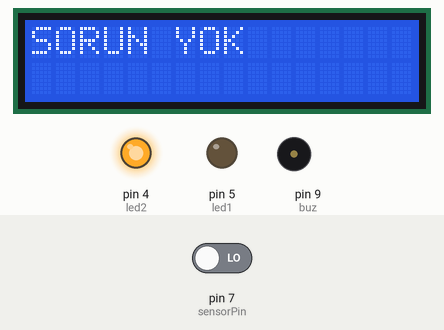
Recording of a sketch running on a simulated Arduino Uno, built with avr-gcc and run on an emulated ATmega328P. Shown: 16×2 character LCD, output pins drawn as LEDs (lit = HIGH), buzzer (waves = sounding, pin HIGH). Inputs (shaded band) come from the test bench; at power-on: pin 7 (sensorPin) LOW. What the sketch prints to the serial monitor is not drawn.

Above: at 1.2 s.
1.3 s: pin 7 (sensorPin) driven HIGH
At 1.82 s:
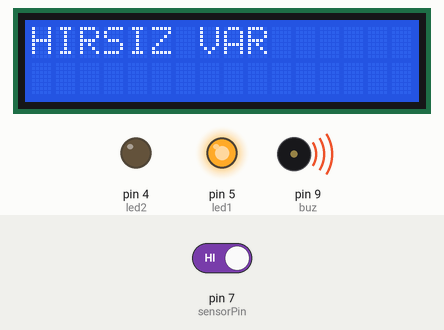
3.5 s: pin 7 (sensorPin) driven LOW
At 4.46 s:
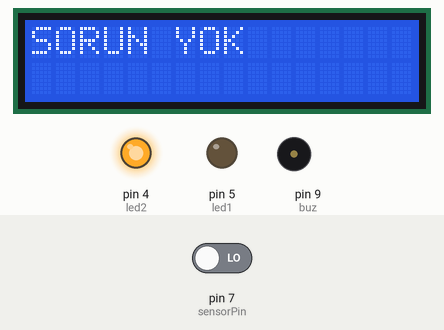
Timing chart, 0 to 6.5 s (numbered marks = the images above; inputs shaded):
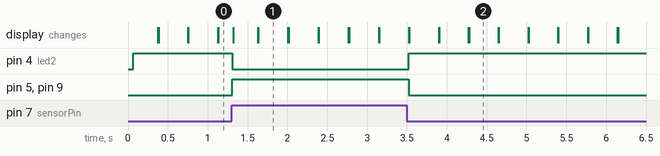

The sketch:

sketch_mar3a.ino
```cpp
#include <LiquidCrystal_I2C.h>

LiquidCrystal_I2C lcd(0x27,16,2);

int led1=5;
int led2=4;
int sensorPin=7;
int hareket=0;
int buz=9;


void setup() {
  pinMode(led1,OUTPUT);
  pinMode(led2,OUTPUT);
  pinMode(buz,OUTPUT);

  pinMode(sensorPin,INPUT);
  Serial.begin(9600);
  lcd.init();
  lcd.backlight();

}

void loop() {
  hareket= digitalRead(sensorPin);

  Serial.println(hareket);
  if(hareket==1){
    digitalWrite(led1,HIGH);
    digitalWrite(led2,LOW);
    digitalWrite(buz,HIGH);
    Serial.println("Hırsız Var");

    lcd.setCursor(0,0);
    lcd.print("HIRSIZ VAR");
    delay(50);


    lcd.clear();
  }
  else
  {
    digitalWrite(led2,HIGH);
    digitalWrite(led1,LOW);
    digitalWrite(buz,LOW);
    Serial.println("Sorun Yok");

    lcd.setCursor(0,0);
    lcd.print("SORUN YOK");
    delay(50);
    lcd.clear();
  }

}
```

Measured:
- after the input at 1.3 s, pin 4 (led2): HIGH → LOW at once; pin 5 (led1), pin 9 (buz): LOW → HIGH at once; the display: changes at once (image 1)
- after the input at 3.5 s, pin 4 (led2): LOW → HIGH at once; pin 5 (led1), pin 9 (buz): HIGH → LOW at once; the display: first differs from a run without the input at once (image 2)
